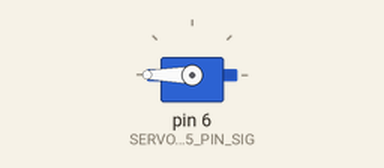
This sketch was run on a simulated Arduino Uno, built with avr-gcc and run on an emulated ATmega328P. On the bench: servo. What the sketch prints to the serial monitor is not drawn.

Above: at 0.05 s.
At 3.5 s:
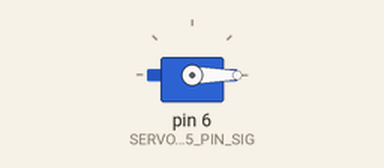
At 7.0 s:
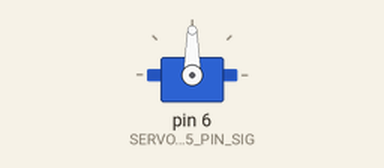
Timing chart, 0 to 9.1 s (numbered marks = the images above):
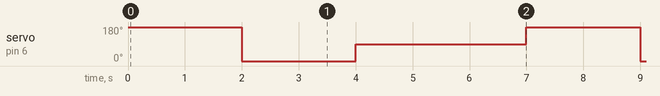

Measured:
- by itself, servo on pin 6 (SERVO360MICRO5_5_PIN_SIG): repeats every 7.0 s: 90° 3.0 s, 180° 2.0 s, 0° 2.0 s

The sketch:

prototipo1.ino
```cpp
// Include Libraries
#include "Arduino.h"
#include "Servo.h"

#define SERVO360MICRO5_5_PIN_SIG  6

Servo servo360Micro5_5;

void setup() {

    Serial.begin(9600);
     while (!Serial) ;
    Serial.println("start");
}

void loop() {

    servo360Micro5_5.attach(SERVO360MICRO5_5_PIN_SIG);
    servo360Micro5_5.write(180);
    delay(2000);
    servo360Micro5_5.write(0);
    delay(2000);
    servo360Micro5_5.write(90);
    delay(2000);
    servo360Micro5_5.detach();
    delay(1000);
}
```
